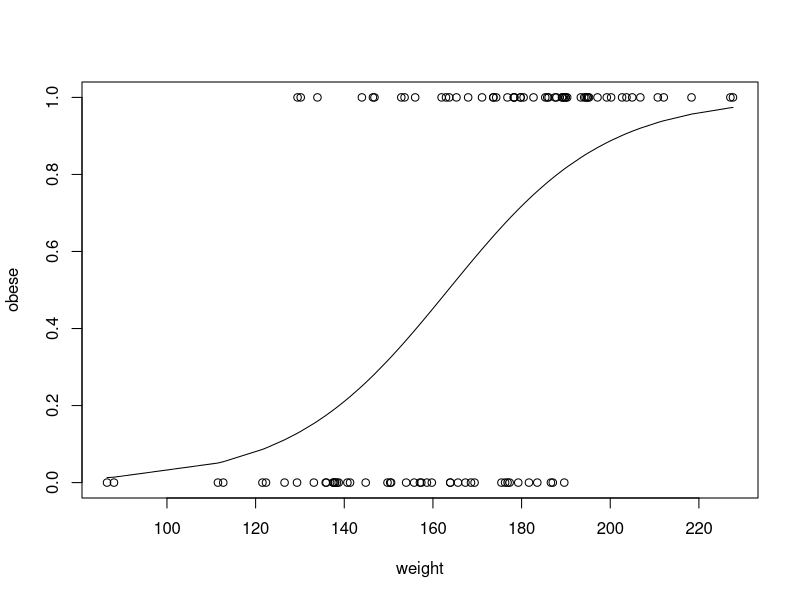
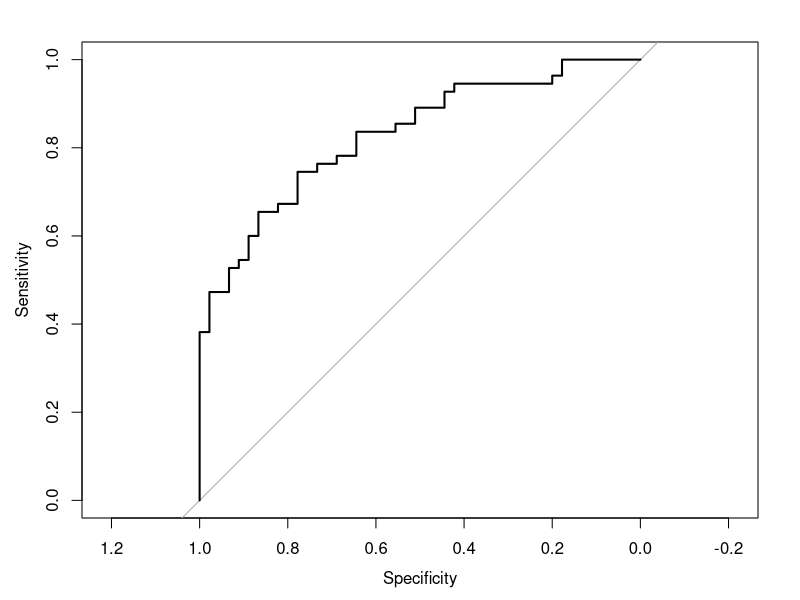
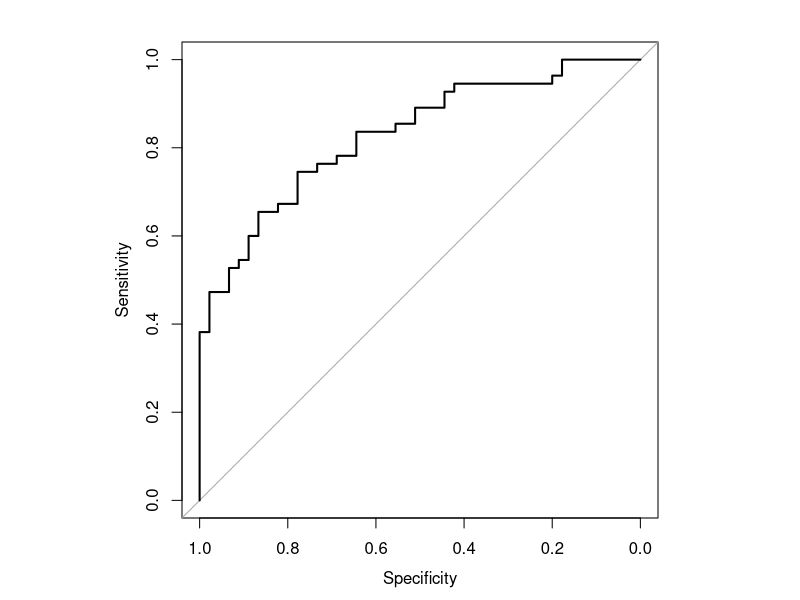
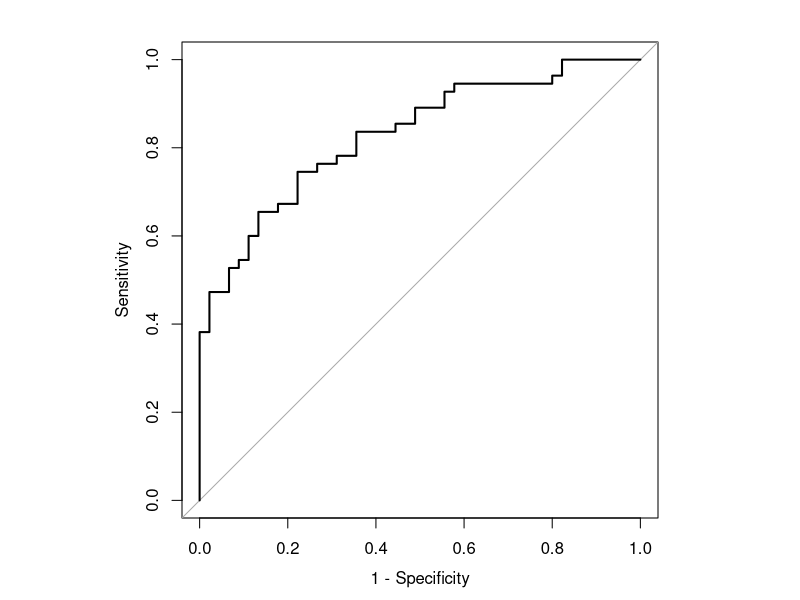
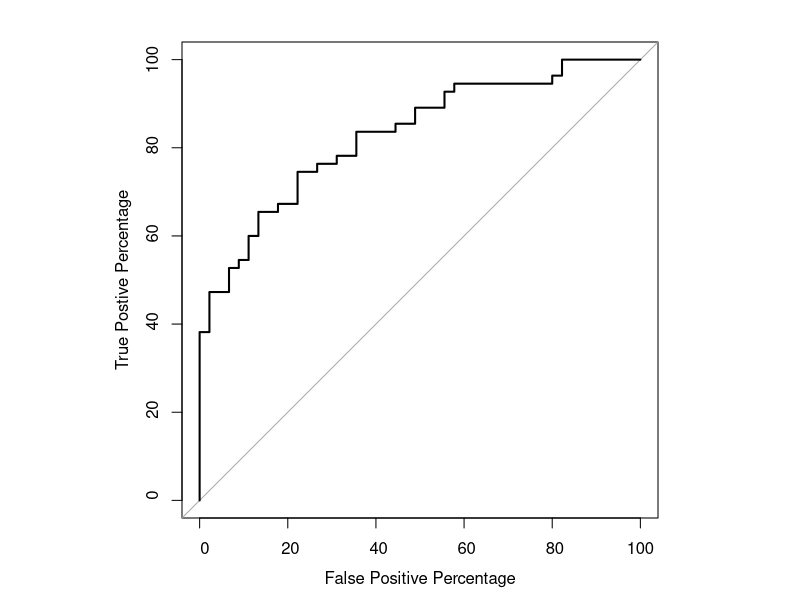
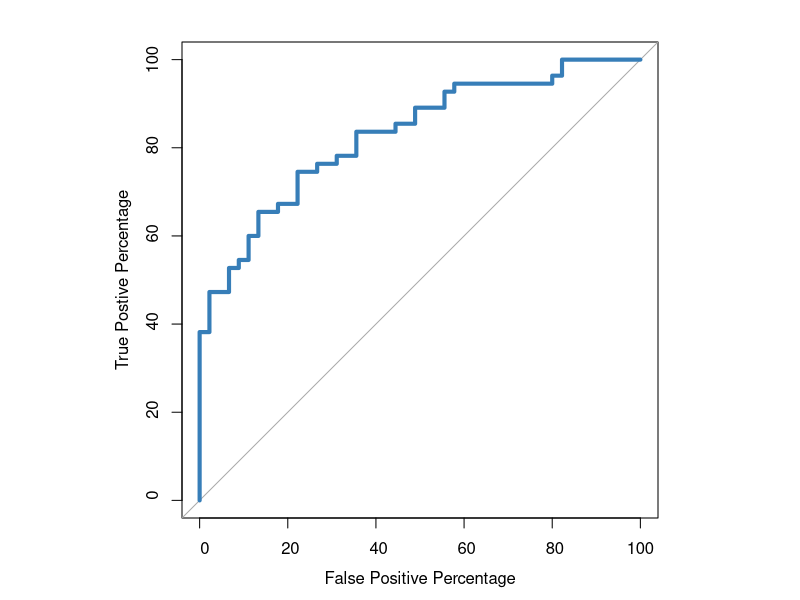
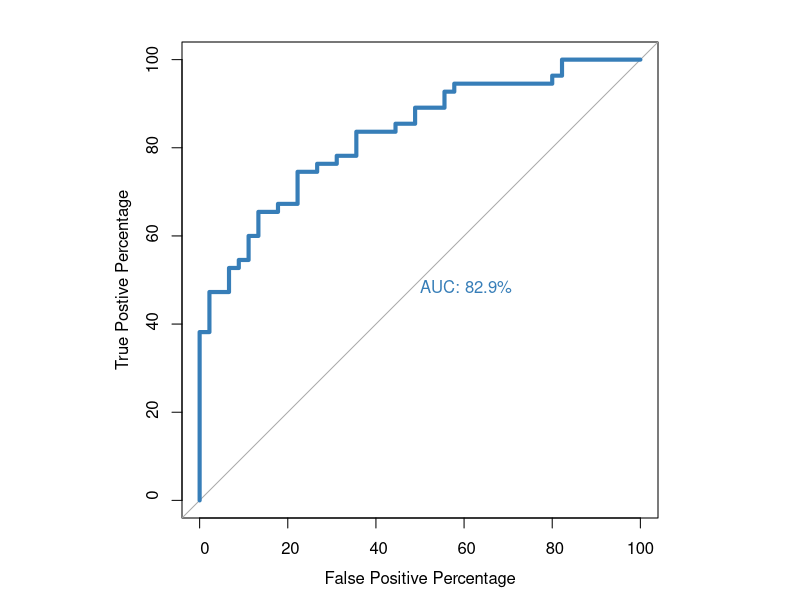
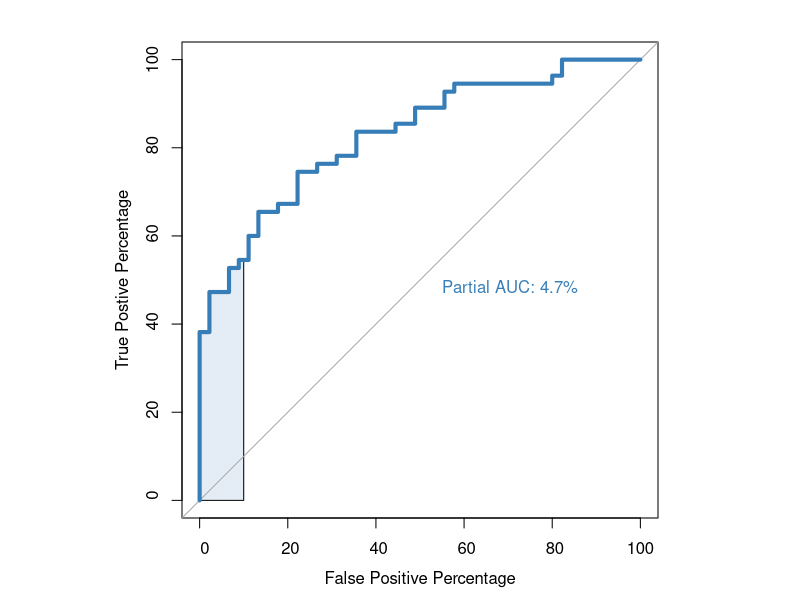

Generate these figures, in order, with R:
library(pROC) # install with install.packages("pROC")
library(randomForest) # install with install.packages("randomForest")

#######################################
##
## Generate weight and obesity datasets.
##
#######################################
set.seed(420) # this will make my results match yours

num.samples <- 100

## genereate 100 values from a normal distribution with
## mean 172 and standard deviation 29, then sort them
weight <- sort(rnorm(n=num.samples, mean=172, sd=29))

## Now we will decide if a sample is obese or not.
## NOTE: This method for classifying a sample as obese or not
## was made up just for this example.
## rank(weight) returns 1 for the lightest, 2 for the second lightest, ...
##              ... and it returns 100 for the heaviest.
## So what we do is generate a random number between 0 and 1. Then we see if
## that number is less than rank/100. So, for the lightest sample, rank = 1.
## This sample will be classified "obese" if we get a random number less than
## 1/100. For the second lightest sample, rank = 2, we get another random
## number between 0 and 1 and classify this sample "obese" if that random
## number is < 2/100. We repeat that process for all 100 samples
obese <- ifelse(test=(runif(n=num.samples) < (rank(weight)/num.samples)),
                yes=1, no=0)
obese ## print out the contents of "obese" to show us which samples were
## classified "obese" with 1, and which samples were classified
## "not obese" with 0.

## plot the data
plot(x=weight, y=obese)

## fit a logistic regression to the data...
glm.fit=glm(obese ~ weight, family=binomial)
lines(weight, glm.fit$fitted.values)

#######################################
##
## draw ROC and AUC using pROC
##
#######################################

## NOTE: By default, the graphs come out looking terrible
## The problem is that ROC graphs should be square, since the x and y axes
## both go from 0 to 1. However, the window in which I draw them isn't square
## so extra whitespace is added to pad the sides.
roc(obese, glm.fit$fitted.values, plot=TRUE)

## Now let's configure R so that it prints the graph as a square.
##
par(pty = "s") ## pty sets the aspect ratio of the plot region. Two options:
##                "s" - creates a square plotting region
##                "m" - (the default) creates a maximal plotting region
roc(obese, glm.fit$fitted.values, plot=TRUE)

## NOTE: By default, roc() uses specificity on the x-axis and the values range
## from 1 to 0. This makes the graph look like what we would expect, but the
## x-axis itself might induce a headache. To use 1-specificity (i.e. the
## False Positive Rate) on the x-axis, set "legacy.axes" to TRUE.
roc(obese, glm.fit$fitted.values, plot=TRUE, legacy.axes=TRUE)

## If you want to rename the x and y axes...
roc(obese, glm.fit$fitted.values, plot=TRUE, legacy.axes=TRUE, percent=TRUE, xlab="False Positive Percentage", ylab="True Postive Percentage")

## We can also change the color of the ROC line, and make it wider...
roc(obese, glm.fit$fitted.values, plot=TRUE, legacy.axes=TRUE, percent=TRUE, xlab="False Positive Percentage", ylab="True Postive Percentage", col="#377eb8", lwd=4)

## If we want to find out the optimal threshold we can store the
## data used to make the ROC graph in a variable...
roc.info <- roc(obese, glm.fit$fitted.values, legacy.axes=TRUE)
str(roc.info)

## and then extract just the information that we want from that variable.
roc.df <- data.frame(
  tpp=roc.info$sensitivities*100, ## tpp = true positive percentage
  fpp=(1 - roc.info$specificities)*100, ## fpp = false positive precentage
  thresholds=roc.info$thresholds)

head(roc.df) ## head() will show us the values for the upper right-hand corner
## of the ROC graph, when the threshold is so low 
## (negative infinity) that every single sample is called "obese".
## Thus TPP = 100% and FPP = 100%

tail(roc.df) ## tail() will show us the values for the lower left-hand corner
## of the ROC graph, when the threshold is so high (infinity) 
## that every single sample is called "not obese". 
## Thus, TPP = 0% and FPP = 0%

## now let's look at the thresholds between TPP 60% and 80%
roc.df[roc.df$tpp > 60 & roc.df$tpp < 80,]

## We can calculate the area under the curve...
roc(obese, glm.fit$fitted.values, plot=TRUE, legacy.axes=TRUE, percent=TRUE, xlab="False Positive Percentage", ylab="True Postive Percentage", col="#377eb8", lwd=4, print.auc=TRUE)

## ...and the partial area under the curve.
roc(obese, glm.fit$fitted.values, plot=TRUE, legacy.axes=TRUE, percent=TRUE, xlab="False Positive Percentage", ylab="True Postive Percentage", col="#377eb8", lwd=4, print.auc=TRUE, print.auc.x=45, partial.auc=c(100, 90), auc.polygon = TRUE, auc.polygon.col = "#377eb822")

#######################################
##
## Now let's fit the data with a random forest...
##
#######################################
rf.model <- randomForest(factor(obese) ~ weight)

## ROC for random forest
roc(obese, rf.model$votes[,1], plot=TRUE, legacy.axes=TRUE, percent=TRUE, xlab="False Positive Percentage", ylab="True Postive Percentage", col="#4daf4a", lwd=4, print.auc=TRUE)

#######################################
##
## Now layer logistic regression and random forest ROC graphs..
##
#######################################
roc(obese, glm.fit$fitted.values, plot=TRUE, legacy.axes=TRUE, percent=TRUE, xlab="False Positive Percentage", ylab="True Postive Percentage", col="#377eb8", lwd=4, print.auc=TRUE)

plot.roc(obese, rf.model$votes[,1], percent=TRUE, col="#4daf4a", lwd=4, print.auc=TRUE, add=TRUE, print.auc.y=40)

legend("bottomright", legend=c("Logisitic Regression", "Random Forest"), col=c("#377eb8", "#4daf4a"), lwd=4)

#######################################
##
## Now that we're done with our ROC fun, let's reset the par() variables.
## There are two ways to do it...
##
#######################################
par(pty = "m")


# ok, lets use this pipe in order to analyze data by rank
